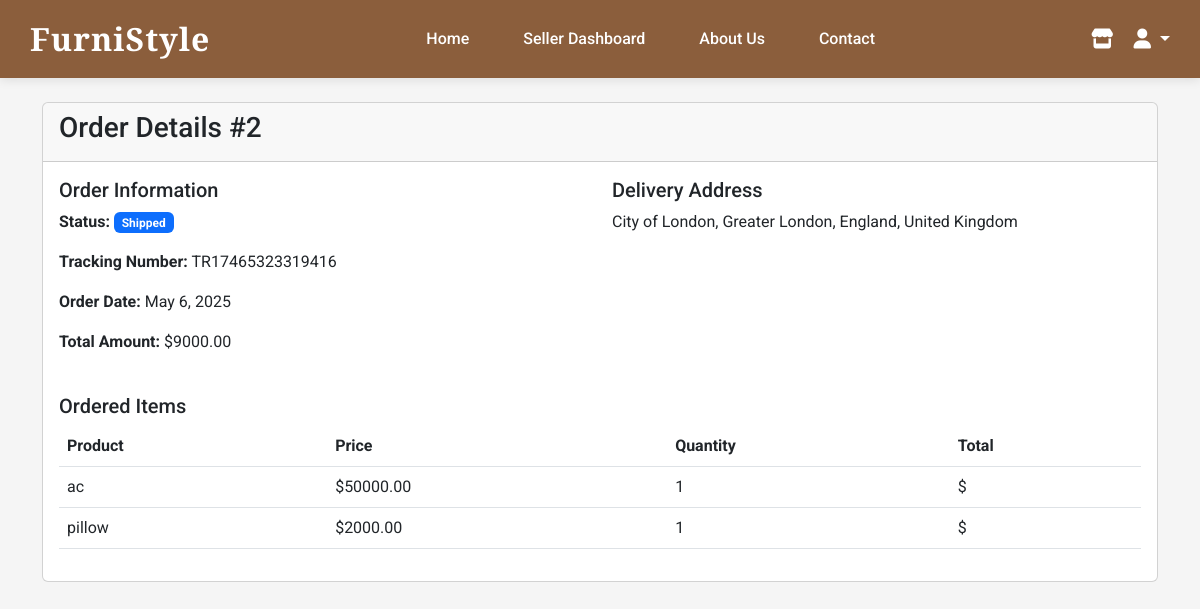
Page /order/2/ (signed in) on the committed database.
### user/models.py (models this page shows, shortened)
class Order(models.Model):
    buyer = models.ForeignKey( CustomUser, on_delete=models.CASCADE, related_name='orders')
    created_at = models.DateTimeField(auto_now_add=True)
    total = models.DecimalField(max_digits=10, decimal_places=2)
    payment_method = models.CharField(max_length=50)
    address = models.TextField()
    latitude = models.FloatField(null=True, blank=True)
    longitude = models.FloatField(null=True, blank=True)
    tracking_number = models.CharField(max_length=50, null=True, blank=True)
    status = models.CharField(
        max_length=20,
        choices=[
            ('pending', 'Pending'),
            ('processing', 'Processing'),
            ('shipped', 'Shipped'),
            ('out_for_delivery', 'Out for Delivery'),
            ('delivered', 'Delivered'),
            ('cancelled', 'Cancelled')
        ],
        default='pending'
    )
    estimated_delivery = models.DateField(null=True, blank=True)

class OrderItem(models.Model):
    order = models.ForeignKey(Order, on_delete=models.CASCADE, related_name='items')
    product = models.ForeignKey(Product, on_delete=models.CASCADE)
    quantity = models.PositiveIntegerField()

class Product(models.Model):
    CATEGORY_CHOICES = [
        ('desks', 'Desks'),
        ('office-chairs', 'Office Chairs'),
        ('paintings', 'Paintings'),
        ('coffee-tables', 'Coffee Tables'),
        ('sofa-couches', 'Sofa and Couches'),
        ('bookshelves', 'Bookshelves'),
        ('side tables', 'Side Tables'),
        ('dining tables', 'Dining Tables'),
        ('dining chairs', 'Dining Chairs'),
        ('buffets and sideboards', 'Buffets and Sideboards'),
        ('bar carts', 'Bar Carts'),
        ('file cabinets', 'File Cabinets'),
        ('wall clocks', 'Wall Clocks'),
         ('doormats', 'Doormats'),
          ('fairy lights', 'Fairy Lights'),
          ('others', 'Others'),
    ]
    seller = models.ForeignKey(CustomUser, on_delete=models.CASCADE, related_name='products')
    name = models.CharField(max_length=100)
    description = models.TextField()
    price = models.DecimalField(max_digits=10, decimal_places=2)
    stock = models.IntegerField()
    image_url = models.URLField(blank=True)
    category = models.CharField(max_length=50, choices=CATEGORY_CHOICES)
    created_at = models.DateTimeField(auto_now_add=True)
    on_sale = models.BooleanField(default=False)
    sale_price = models.DecimalField(max_digits=10, decimal_places=2, null=True, blank=True)

### user/views.py (the view)
# urls.py: path('order/<int:order_id>/', views.order_detail, name='order_detail'),
@login_required
def order_detail(request, order_id):
    try:
        order = get_object_or_404(Order, id=order_id)
        if request.user.role == 'buyer' and order.buyer != request.user:
            messages.error(request, "You don't have permission to view this order.")
            return redirect('profile')
        if request.user.role == 'seller':
            seller_items = order.items.filter(product__seller=request.user)
            if not seller_items.exists():
                messages.error(request, "You don't have permission to view this order.")
                return redirect('profile')
        context = {
            'order': order,
            'items': order.items.all(),
            'can_update_status': request.user.role == 'seller' and order.status in ['pending', 'processing']
        }
        return render(request, 'order_detail.html', context)
    except Order.DoesNotExist:
        messages.error(request, "Order not found.")
        return redirect('profile')

### user/templates/order_detail.html (shortened to what this page needs)
{% extends 'homepage.html' %}
{% load static %}
{% block content %}
<div class="container mt-4">
    <div class="card">
        <div class="card-header">
            <h3>Order Details #{{ order.id }}</h3>
        </div>
        <div class="card-body">
            <div class="row mb-4">
                <div class="col-md-6">
                    <h5>Order Information</h5>
                    <p><strong>Status:</strong>
                        <span class="badge {% if order.status == 'pending' %}bg-warning{% elif order.status == 'processing' %}bg-info{% elif order.status == 'shipped' %}bg-primary{% elif order.status == 'delivered' %}bg-success{% else %}bg-secondary{% endif %}">
                            {{ order.status|title }}
                        </span>
                    </p>
                    <p><strong>Tracking Number:</strong> {{ order.tracking_number }}</p>
                    <p><strong>Order Date:</strong> {{ order.created_at|date:"F j, Y" }}</p>
                    <p><strong>Total Amount:</strong> ${{ order.total }}</p>
                </div>
                <div class="col-md-6">
                    <h5>Delivery Address</h5>
                    <p>{{ order.address }}</p>
                </div>
            </div>
            <h5>Ordered Items</h5>
            <div class="table-responsive">
                <table class="table">
                    <thead>
                        <tr>
                            <th>Product</th>
                            <th>Price</th>
                            <th>Quantity</th>
                            <th>Total</th>
                        </tr>
                    </thead>
                    <tbody>
                        {% for item in items %}
                        <tr>
                            <td>{{ item.product.name }}</td>
                            <td>${{ item.product.price }}</td>
                            <td>{{ item.quantity }}</td>
                            <td>${{ item.total_price }}</td>
                        </tr>
                        {% endfor %}
                    </tbody>
                </table>
            </div>
        </div>
    </div>
</div>
{% endblock %}

### user/templates/homepage.html (shortened to what this page needs)
<!DOCTYPE html>
{%load static%}
<html lang="en">
<head>
  <link href="https://cdn.jsdelivr.net/npm/bootstrap@5.3.0/dist/css/bootstrap.min.css" rel="stylesheet">
  <link rel="stylesheet" href="https://cdnjs.cloudflare.com/ajax/libs/font-awesome/6.0.0/css/all.min.css">
        </head>
        <body>
            <div class="navbar">
             <a href="{% url 'main' %}" class="logo">
              FurniStyle
             </a>
             <div class="menu" id="mainMenu">
             <a href="{% url 'main' %}">
                Home
               </a>
               {% if request.user.is_authenticated and request.user.role == "seller" %}
               <a href="{% url 'seller_dashboard' %}">
                Seller Dashboard
               </a>
               {% endif %}
               <a href="{% url 'about' %}">
                About Us
               </a>
               <a href="{% url 'contact' %}">
                Contact
               </a>
             </div>
             <div class="cart">
                {% if request.user.is_authenticated %}
                    {% if request.user.role == "seller" %}
                    <a href="{% url 'seller_dashboard' %}" title="Seller Dashboard">
                        <i class="fas fa-store"></i>
                    </a>
                    {% endif %}
                <div class="user-menu dropdown">
                    <a href="#" class="dropdown-toggle" data-bs-toggle="dropdown" aria-expanded="false" title="User Menu">
                        <i class="fas fa-user"></i>
                    </a>
                </div>
                {% else %}
                <div class="user-menu">
                    <a href="{% url 'login' %}" title="Login">
                        <i class="fas fa-sign-in-alt"></i>  login
                    </a>
                </div>
                {% endif %}
             </div>
            </div>
            {% block content %}
    {% endblock %}
 </body>
</html>

### user/templates/homepage.html (style rules this page uses)
body { margin: 0; font-family: 'Roboto', sans-serif; background-color: #f5f5f5; }
.navbar { background-color: #8b5e3c; color: white; padding: 15px 30px; display: flex; justify-content: space-between; align-items: center; position: sticky; top: 0; z-index: 1000; box-shadow: 0 2px 10px rgba(0, 0, 0, 0.1); }
.navbar .logo { font-family: 'Playfair Display', serif; font-size: 32px; font-weight: 700; letter-spacing: 1px; color: #fff; text-decoration: none; transition: all 0.3s ease; }
.navbar .menu { display: flex; gap: 30px; margin: 0 20px; }
.navbar .menu a { color: white; text-decoration: none; font-size: 16px; font-weight: 500; padding: 8px 12px; border-radius: 4px; transition: all 0.3s ease; position: relative; }
.navbar .menu a::after { content: ''; position: absolute; width: 0; height: 2px; bottom: 0; left: 50%; background-color: #f0e5d8; transition: all 0.3s ease; transform: translateX(-50%); }
.navbar .cart { display: flex; align-items: center; gap: 20px; }
.navbar .cart a { color: white; text-decoration: none; font-size: 18px; transition: all 0.3s ease; position: relative; }
.navbar .cart a i { font-size: 20px; }
.navbar .cart .user-menu { position: relative; display: inline-block; }

### rows in the picture
Order: id "2", status "Shipped", tracking_number "TR17465323319416", created_at "May 6, 2025", total "9000.00", address "City of London, Greater London, England, United Kingdom"
OrderItem: product.name "ac", product.price "50000.00", quantity "1"
OrderItem: product.name "pillow", product.price "2000.00", quantity "1"
